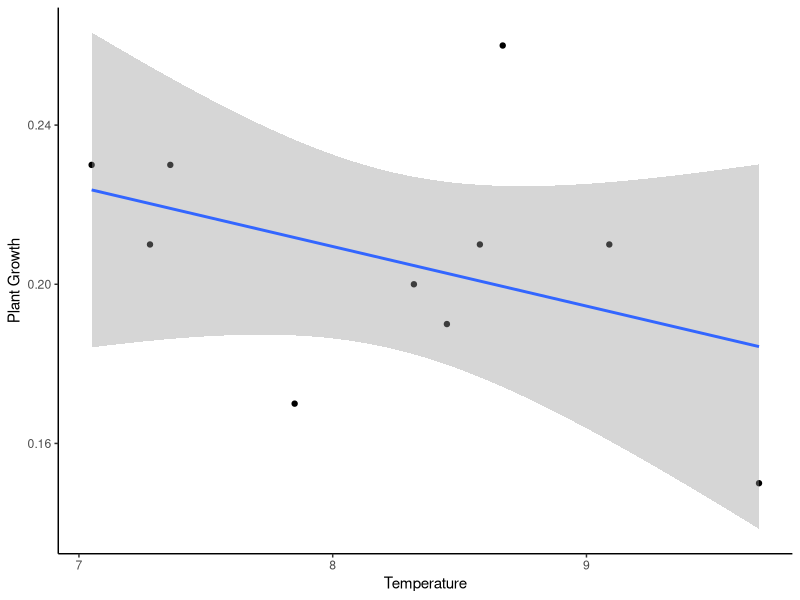

R code for this plot:
## ---- chunk 1
knitr::opts_chunk$set(echo = TRUE)
## ---- chunk 2
plant <- read.csv("DataFrameExample.csv")
## ---- chunk 3
plant_null <- lm(Growth ~ 1, plant)
plant_alt <- lm(Growth~ Temperature, plant)
## ---- chunk 4
library(ggplot2)
ggplot(plant, aes(x=Temperature, y=Growth)) +
  geom_point() +
  geom_smooth(method="lm")+
  labs(x="Temperature", y="Plant Growth") +
  theme_classic()
## ---- chunk 5
summary(plant_alt)
## ---- chunk 6
AIC(plant_null, plant_alt)
